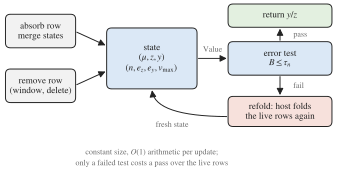

Write Python code to recreate this figure.
"""Schematic (no data): lifecycle of the removable softmax state.
Updates touch a constant-size state; Value runs the error test and either returns the value or
asks the host to refold the live rows into a fresh state.
"""
from pathlib import Path

import matplotlib
matplotlib.use("Agg")
import matplotlib.pyplot as plt
from matplotlib.patches import FancyBboxPatch

plt.rcParams.update({"font.family": "serif", "font.serif": ["Nimbus Roman", "Times New Roman", "DejaVu Serif"],
                     "mathtext.fontset": "stix", "pdf.fonttype": 42})
INK, MUTED = "#222222", "#6b6b6b"
CORE, OK, BAD, HOST = "#dbe8f6", "#e3f0e0", "#f7e1dc", "#f2f2f2"

fig, ax = plt.subplots(figsize=(3.45, 1.75))
ax.set_xlim(0, 100); ax.set_ylim(0, 50); ax.axis("off")


def box(x, y, w, h, text, fc, fs=6.6, bold=False):
    ax.add_patch(FancyBboxPatch((x, y), w, h, boxstyle="round,pad=0.4,rounding_size=1.5", fc=fc, ec=INK, lw=0.7))
    ax.text(x + w / 2, y + h / 2, text, ha="center", va="center", fontsize=fs, color=INK,
            fontweight="bold" if bold else "normal", linespacing=1.15)


def arrow(x0, y0, x1, y1, text=None, dx=0, dy=0):
    ax.annotate("", xy=(x1, y1), xytext=(x0, y0), arrowprops=dict(arrowstyle="-|>", color=INK, lw=0.7))
    if text:
        ax.text((x0 + x1) / 2 + dx, (y0 + y1) / 2 + dy, text, fontsize=5.8, color=MUTED, ha="center", va="center")


box(1, 37, 20, 9, "absorb row\nmerge states", HOST)
box(1, 21, 20, 9, "remove row\n(window, delete)", HOST)
box(31, 25, 26, 17, "state\n$(\\mu, z, y)$\n$(n, e_z, e_y, v_{\\max})$", CORE, bold=False)
box(67, 29, 30, 9, "error test\n$B \\leq \\tau_n$", CORE)
box(67, 43, 30, 6, "return $y/z$", OK)
box(67, 14, 30, 8, "refold: host folds\nthe live rows again", BAD)
arrow(21, 41.5, 31, 37)
arrow(21, 25.5, 31, 30)
arrow(57, 33.5, 67, 33.5, "Value", dy=2.6)
arrow(82, 38, 82, 43, "pass", dx=6)
arrow(82, 29, 82, 22, "fail", dx=5.5)
ax.annotate("", xy=(44, 25), xytext=(67, 16.5),
            arrowprops=dict(arrowstyle="-|>", color=INK, lw=0.7, connectionstyle="angle3,angleA=180,angleB=90"))
ax.text(50, 13.5, "fresh state", fontsize=5.8, color=MUTED, ha="center")
ax.text(44, 4.5, "constant size, $O(1)$ arithmetic per update;\nonly a failed test costs a pass over the live rows",
        fontsize=5.8, color=MUTED, ha="center", va="center")
fig.subplots_adjust(left=0.01, right=0.99, top=0.99, bottom=0.01)
fig.savefig(Path(__file__).with_suffix(".pdf"))
